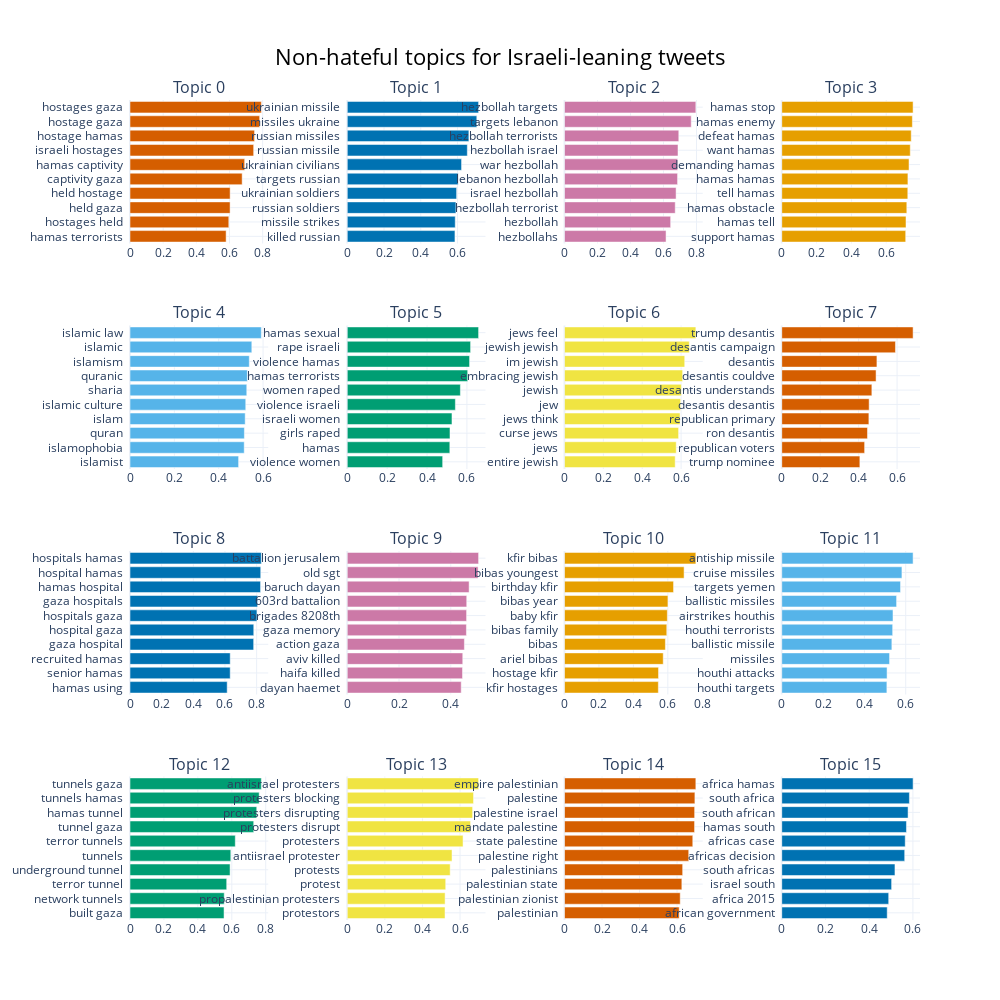

The notebook cell this image was saved under:
### Code cell
df_nonhate= df_i[df_i["hate_maj"]==0]
topic_model, topics, probs = bertopic_topic_modelling(df_nonhate.tweets.values)
topic_model.visualize_barchart(top_n_topics = 16, n_words = 20, title = "Non-hateful topics for Israeli-leaning tweets")

### Figure 1 — Plotly figure (JSON) as saved in the notebook; plotly's stock layout.template omitted (floating-point values rounded to 4 significant figures)
{"data": [{"marker": {"color": "#D55E00"}, "orientation": "h", "type": "bar", "x": [0.5797, 0.5958, 0.6035, 0.6038, 0.6763, 0.6915, 0.7457, 0.7511, 0.7819, 0.792], "xaxis": "x", "y": ["hamas terrorists  ", "hostages held  ", "held gaza  ", "held hostage  ", "captivity gaza  ", "hamas captivity  ", "israeli hostages  ", "hostage hamas  ", "hostage gaza  ", "hostages gaza  "], "yaxis": "y"}, {"marker": {"color": "#0072B2"}, "orientation": "h", "type": "bar", "x": [0.5859, 0.5875, 0.5912, 0.595, 0.6033, 0.6219, 0.6532, 0.6616, 0.7048, 0.7145], "xaxis": "x2", "y": ["killed russian  ", "missile strikes  ", "russian soldiers  ", "ukrainian soldiers  ", "targets russian  ", "ukrainian civilians  ", "russian missile  ", "russian missiles  ", "missiles ukraine  ", "ukrainian missile  "], "yaxis": "y2"}, {"marker": {"color": "#CC79A7"}, "orientation": "h", "type": "bar", "x": [0.6156, 0.6435, 0.6712, 0.6764, 0.6854, 0.6859, 0.6881, 0.6929, 0.7683, 0.7962], "xaxis": "x3", "y": ["hezbollahs  ", "hezbollah  ", "hezbollah terrorist  ", "israel hezbollah  ", "lebanon hezbollah  ", "war hezbollah  ", "hezbollah israel  ", "hezbollah terrorists  ", "targets lebanon  ", "hezbollah targets  "], "yaxis": "y3"}, {"marker": {"color": "#E69F00"}, "orientation": "h", "type": "bar", "x": [0.712, 0.7138, 0.7184, 0.7241, 0.7248, 0.7311, 0.7382, 0.7438, 0.7504, 0.7544], "xaxis": "x4", "y": ["support hamas  ", "hamas tell  ", "hamas obstacle  ", "tell hamas  ", "hamas hamas  ", "demanding hamas  ", "want hamas  ", "defeat hamas  ", "hamas enemy  ", "hamas stop  "], "yaxis": "y4"}, {"marker": {"color": "#56B4E9"}, "orientation": "h", "type": "bar", "x": [0.4897, 0.515, 0.5157, 0.5194, 0.5219, 0.5265, 0.5292, 0.5379, 0.5493, 0.5922], "xaxis": "x5", "y": ["islamist  ", "islamophobia  ", "quran  ", "islam  ", "islamic culture  ", "sharia  ", "quranic  ", "islamism  ", "islamic  ", "islamic law  "], "yaxis": "y5"}, {"marker": {"color": "#009E73"}, "orientation": "h", "type": "bar", "x": [0.4783, 0.5142, 0.5151, 0.5251, 0.5421, 0.5672, 0.6038, 0.6133, 0.6184, 0.6584], "xaxis": "x6", "y": ["violence women  ", "hamas  ", "girls raped  ", "israeli women  ", "violence israeli  ", "women raped  ", "hamas terrorists  ", "violence hamas  ", "rape israeli  ", "hamas sexual  "], "yaxis": "y6"}, {"marker": {"color": "#F0E442"}, "orientation": "h", "type": "bar", "x": [0.5696, 0.575, 0.5872, 0.5946, 0.5976, 0.6013, 0.608, 0.6187, 0.6424, 0.6759], "xaxis": "x7", "y": ["entire jewish  ", "jews  ", "curse jews  ", "jews think  ", "jew  ", "jewish  ", "embracing jewish  ", "im jewish  ", "jewish jewish  ", "jews feel  "], "yaxis": "y7"}, {"marker": {"color": "#D55E00"}, "orientation": "h", "type": "bar", "x": [0.4064, 0.4312, 0.446, 0.4533, 0.4546, 0.4688, 0.4907, 0.4952, 0.5916, 0.6833], "xaxis": "x8", "y": ["trump nominee  ", "republican voters  ", "ron desantis  ", "republican primary  ", "desantis desantis  ", "desantis understands  ", "desantis couldve  ", "desantis  ", "desantis campaign  ", "trump desantis  "], "yaxis": "y8"}, {"marker": {"color": "#0072B2"}, "orientation": "h", "type": "bar", "x": [0.6139, 0.633, 0.6331, 0.7812, 0.7818, 0.802, 0.8061, 0.8248, 0.8259, 0.8297], "xaxis": "x9", "y": ["hamas using  ", "senior hamas  ", "recruited hamas  ", "gaza hospital  ", "hospital gaza  ", "hospitals gaza  ", "gaza hospitals  ", "hamas hospital  ", "hospital hamas  ", "hospitals hamas  "], "yaxis": "y9"}, {"marker": {"color": "#CC79A7"}, "orientation": "h", "type": "bar", "x": [0.4404, 0.4454, 0.4463, 0.4526, 0.4604, 0.4611, 0.4617, 0.4708, 0.5055, 0.5075], "xaxis": "x10", "y": ["dayan haemet  ", "haifa killed  ", "aviv killed  ", "action gaza  ", "gaza memory  ", "brigades 8208th  ", "603rd battalion  ", "baruch dayan  ", "old sgt  ", "battalion jerusalem  "], "yaxis": "y10"}, {"marker": {"color": "#E69F00"}, "orientation": "h", "type": "bar", "x": [0.5449, 0.546, 0.5733, 0.5858, 0.5939, 0.5971, 0.6006, 0.6331, 0.6943, 0.7626], "xaxis": "x11", "y": ["kfir hostages  ", "hostage kfir  ", "ariel bibas  ", "bibas  ", "bibas family  ", "baby kfir  ", "bibas year  ", "birthday kfir  ", "bibas youngest  ", "kfir bibas  "], "yaxis": "y11"}, {"marker": {"color": "#56B4E9"}, "orientation": "h", "type": "bar", "x": [0.5088, 0.5097, 0.5217, 0.5329, 0.5367, 0.5384, 0.5558, 0.5749, 0.5816, 0.6356], "xaxis": "x12", "y": ["houthi targets  ", "houthi attacks  ", "missiles  ", "ballistic missile  ", "houthi terrorists  ", "airstrikes houthis  ", "ballistic missiles  ", "targets yemen  ", "cruise missiles  ", "antiship missile  "], "yaxis": "y12"}, {"marker": {"color": "#009E73"}, "orientation": "h", "type": "bar", "x": [0.5543, 0.5554, 0.57, 0.5898, 0.5941, 0.6206, 0.7292, 0.7469, 0.7614, 0.7741], "xaxis": "x13", "y": ["built gaza  ", "network tunnels  ", "terror tunnel  ", "underground tunnel  ", "tunnels  ", "terror tunnels  ", "tunnel gaza  ", "hamas tunnel  ", "tunnels hamas  ", "tunnels gaza  "], "yaxis": "y13"}, {"marker": {"color": "#F0E442"}, "orientation": "h", "type": "bar", "x": [0.5201, 0.5205, 0.5237, 0.5474, 0.5573, 0.616, 0.6558, 0.6668, 0.6717, 0.6986], "xaxis": "x14", "y": ["protestors  ", "propalestinian protesters  ", "protest  ", "protests  ", "antiisrael protester  ", "protesters  ", "protesters disrupt  ", "protesters disrupting  ", "protesters blocking  ", "antiisrael protesters  "], "yaxis": "y14"}, {"marker": {"color": "#D55E00"}, "orientation": "h", "type": "bar", "x": [0.6113, 0.6168, 0.6256, 0.6299, 0.6622, 0.6838, 0.6933, 0.6937, 0.6951, 0.7001], "xaxis": "x15", "y": ["palestinian  ", "palestinian zionist  ", "palestinian state  ", "palestinians  ", "palestine right  ", "state palestine  ", "mandate palestine  ", "palestine israel  ", "palestine  ", "empire palestinian  "], "yaxis": "y15"}, {"marker": {"color": "#0072B2"}, "orientation": "h", "type": "bar", "x": [0.4824, 0.4892, 0.5025, 0.5178, 0.5624, 0.5647, 0.5704, 0.5778, 0.5839, 0.6007], "xaxis": "x16", "y": ["african government  ", "africa 2015  ", "israel south  ", "south africas  ", "africas decision  ", "africas case  ", "hamas south  ", "south african  ", "south africa  ", "africa hamas  "], "yaxis": "y16"}], "layout": {"annotations": [{"font": {"size": 16}, "showarrow": false, "text": "Topic 0", "x": 0.0875, "xanchor": "center", "xref": "paper", "y": 1, "yanchor": "bottom", "yref": "paper"}, {"font": {"size": 16}, "showarrow": false, "text": "Topic 1", "x": 0.3625, "xanchor": "center", "xref": "paper", "y": 1, "yanchor": "bottom", "yref": "paper"}, {"font": {"size": 16}, "showarrow": false, "text": "Topic 2", "x": 0.6375, "xanchor": "center", "xref": "paper", "y": 1, "yanchor": "bottom", "yref": "paper"}, {"font": {"size": 16}, "showarrow": false, "text": "Topic 3", "x": 0.9125, "xanchor": "center", "xref": "paper", "y": 1, "yanchor": "bottom", "yref": "paper"}, {"font": {"size": 16}, "showarrow": false, "text": "Topic 4", "x": 0.0875, "xanchor": "center", "xref": "paper", "y": 0.725, "yanchor": "bottom", "yref": "paper"}, {"font": {"size": 16}, "showarrow": false, "text": "Topic 5", "x": 0.3625, "xanchor": "center", "xref": "paper", "y": 0.725, "yanchor": "bottom", "yref": "paper"}, {"font": {"size": 16}, "showarrow": false, "text": "Topic 6", "x": 0.6375, "xanchor": "center", "xref": "paper", "y": 0.725, "yanchor": "bottom", "yref": "paper"}, {"font": {"size": 16}, "showarrow": false, "text": "Topic 7", "x": 0.9125, "xanchor": "center", "xref": "paper", "y": 0.725, "yanchor": "bottom", "yref": "paper"}, {"font": {"size": 16}, "showarrow": false, "text": "Topic 8", "x": 0.0875, "xanchor": "center", "xref": "paper", "y": 0.45, "yanchor": "bottom", "yref": "paper"}, {"font": {"size": 16}, "showarrow": false, "text": "Topic 9", "x": 0.3625, "xanchor": "center", "xref": "paper", "y": 0.45, "yanchor": "bottom", "yref": "paper"}, {"font": {"size": 16}, "showarrow": false, "text": "Topic 10", "x": 0.6375, "xanchor": "center", "xref": "paper", "y": 0.45, "yanchor": "bottom", "yref": "paper"}, {"font": {"size": 16}, "showarrow": false, "text": "Topic 11", "x": 0.9125, "xanchor": "center", "xref": "paper", "y": 0.45, "yanchor": "bottom", "yref": "paper"}, {"font": {"size": 16}, "showarrow": false, "text": "Topic 12", "x": 0.0875, "xanchor": "center", "xref": "paper", "y": 0.175, "yanchor": "bottom", "yref": "paper"}, {"font": {"size": 16}, "showarrow": false, "text": "Topic 13", "x": 0.3625, "xanchor": "center", "xref": "paper", "y": 0.175, "yanchor": "bottom", "yref": "paper"}, {"font": {"size": 16}, "showarrow": false, "text": "Topic 14", "x": 0.6375, "xanchor": "center", "xref": "paper", "y": 0.175, "yanchor": "bottom", "yref": "paper"}, {"font": {"size": 16}, "showarrow": false, "text": "Topic 15", "x": 0.9125, "xanchor": "center", "xref": "paper", "y": 0.175, "yanchor": "bottom", "yref": "paper"}], "height": 1000, "hoverlabel": {"bgcolor": "white", "font": {"family": "Rockwell", "size": 16}}, "showlegend": false, "title": {"font": {"color": "Black", "size": 22}, "text": "Non-hateful topics for Israeli-leaning tweets", "x": 0.5, "xanchor": "center", "yanchor": "top"}, "width": 1000, "xaxis": {"anchor": "y", "domain": [0, 0.175], "showgrid": true}, "xaxis10": {"anchor": "y10", "domain": [0.275, 0.45], "showgrid": true}, "xaxis11": {"anchor": "y11", "domain": [0.55, 0.725], "showgrid": true}, "xaxis12": {"anchor": "y12", "domain": [0.825, 1], "showgrid": true}, "xaxis13": {"anchor": "y13", "domain": [0, 0.175], "showgrid": true}, "xaxis14": {"anchor": "y14", "domain": [0.275, 0.45], "showgrid": true}, "xaxis15": {"anchor": "y15", "domain": [0.55, 0.725], "showgrid": true}, "xaxis16": {"anchor": "y16", "domain": [0.825, 1], "showgrid": true}, "xaxis2": {"anchor": "y2", "domain": [0.275, 0.45], "showgrid": true}, "xaxis3": {"anchor": "y3", "domain": [0.55, 0.725], "showgrid": true}, "xaxis4": {"anchor": "y4", "domain": [0.825, 1], "showgrid": true}, "xaxis5": {"anchor": "y5", "domain": [0, 0.175], "showgrid": true}, "xaxis6": {"anchor": "y6", "domain": [0.275, 0.45], "showgrid": true}, "xaxis7": {"anchor": "y7", "domain": [0.55, 0.725], "showgrid": true}, "xaxis8": {"anchor": "y8", "domain": [0.825, 1], "showgrid": true}, "xaxis9": {"anchor": "y9", "domain": [0, 0.175], "showgrid": true}, "yaxis": {"anchor": "x", "domain": [0.825, 1], "showgrid": true}, "yaxis10": {"anchor": "x10", "domain": [0.275, 0.45], "showgrid": true}, "yaxis11": {"anchor": "x11", "domain": [0.275, 0.45], "showgrid": true}, "yaxis12": {"anchor": "x12", "domain": [0.275, 0.45], "showgrid": true}, "yaxis13": {"anchor": "x13", "domain": [0, 0.175], "showgrid": true}, "yaxis14": {"anchor": "x14", "domain": [0, 0.175], "showgrid": true}, "yaxis15": {"anchor": "x15", "domain": [0, 0.175], "showgrid": true}, "yaxis16": {"anchor": "x16", "domain": [0, 0.175], "showgrid": true}, "yaxis2": {"anchor": "x2", "domain": [0.825, 1], "showgrid": true}, "yaxis3": {"anchor": "x3", "domain": [0.825, 1], "showgrid": true}, "yaxis4": {"anchor": "x4", "domain": [0.825, 1], "showgrid": true}, "yaxis5": {"anchor": "x5", "domain": [0.55, 0.725], "showgrid": true}, "yaxis6": {"anchor": "x6", "domain": [0.55, 0.725], "showgrid": true}, "yaxis7": {"anchor": "x7", "domain": [0.55, 0.725], "showgrid": true}, "yaxis8": {"anchor": "x8", "domain": [0.55, 0.725], "showgrid": true}, "yaxis9": {"anchor": "x9", "domain": [0.275, 0.45], "showgrid": true}}}
